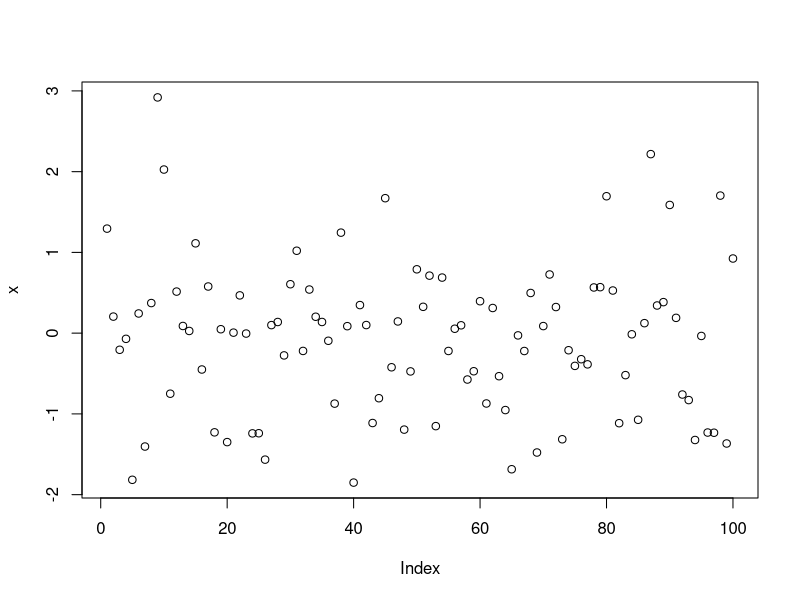
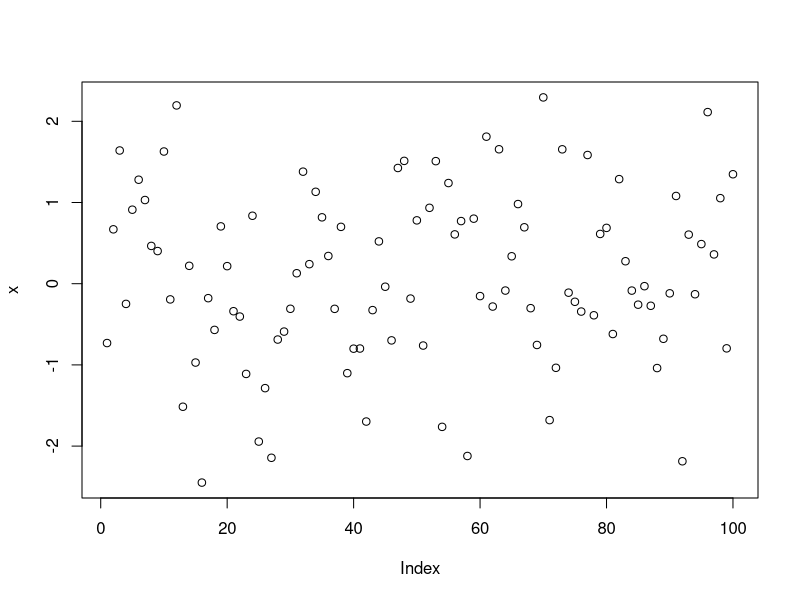
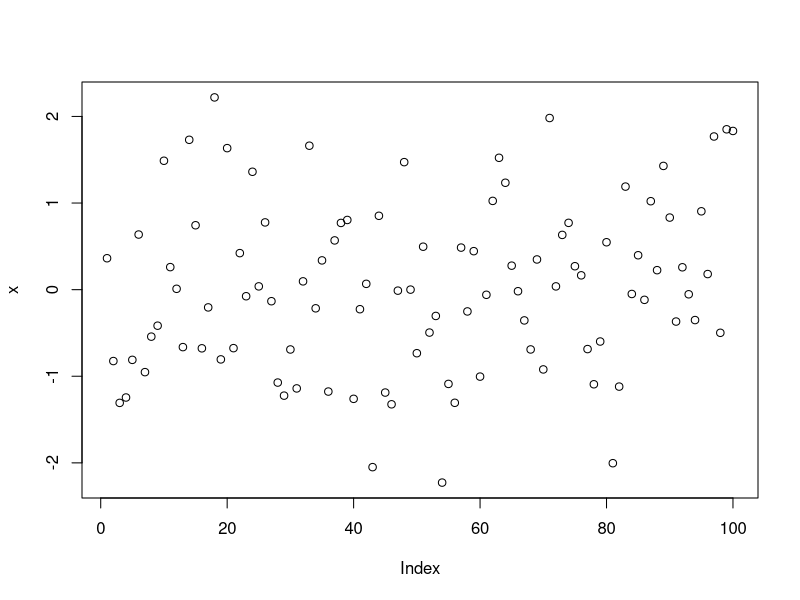
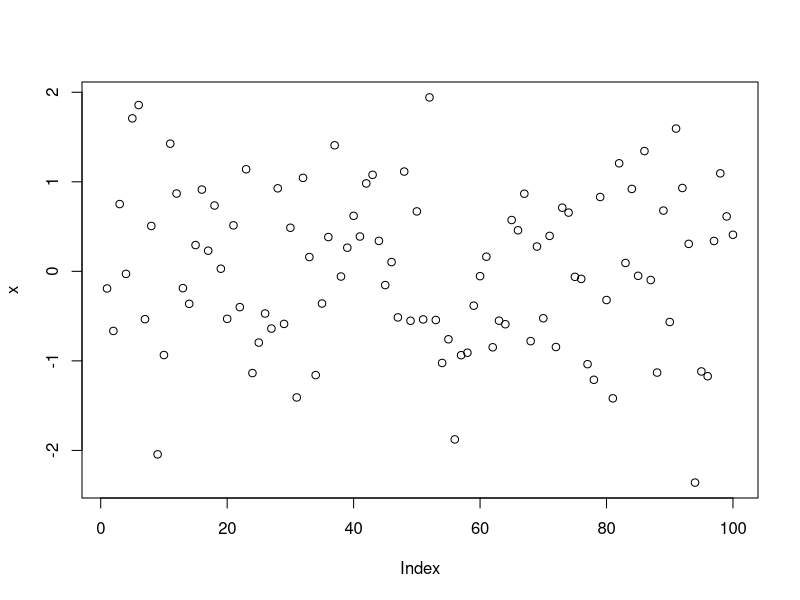

Reproduce these figures in R, in order.
## ---- chunk 1
x = rnorm(100)
plot(x)
## ---- chunk 2
x = rnorm(100)
plot(x)
## ---- chunk 3
x = rnorm(100)
plot(x)
## ---- chunk 4
x = rnorm(100)
plot(x)
## ---- chunk 5
#Sys.sleep(10)
## ---- chunk 6

